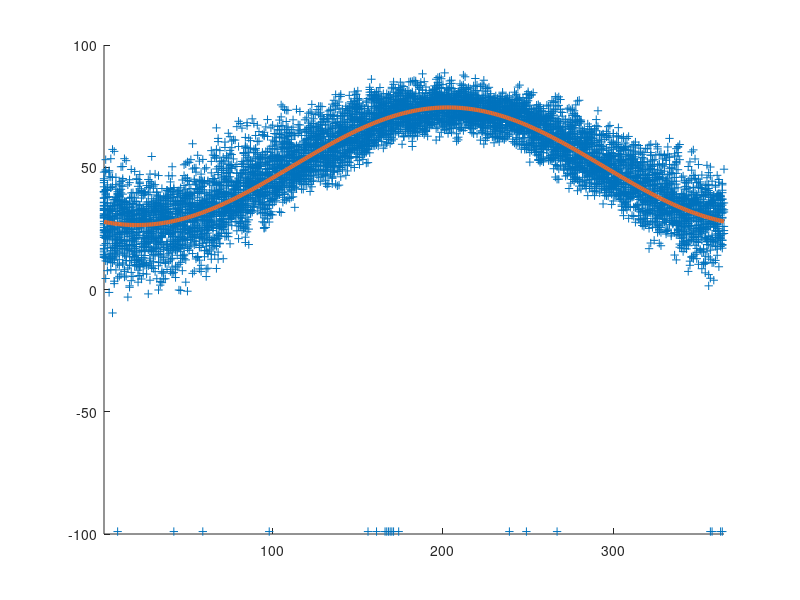

This figure's MATLAB source: (Note: this script raises an error after producing the figure.)
fileID = fopen("MIDETROI.txt");
temp = textscan(fileID, '%d %d %d %f64');
year = 1995;
day = 1;
for i = 1:8327
    if(year == temp{3}(i))
        temp{5}(i) = day;
        day = day + 1;
    else
        year = year + 1;
        day = 1;
        temp{5}(i) = day;
    end
end

x = temp{5};
x = transpose(x);
y_real = temp{4};

fit = @(b,x) b(1)+b(2)*cos(x*2*pi/365.25)+b(3)*sin(x*2*pi/365.25);
cost = @(b) sum((fit(b,x) - y_real).^2);
s = fminsearch(cost, [0;0;0;0]);

x_fit = 1:365;
y_fit = s(1)+s(2)*cos(x_fit*2*pi/365.25)+s(3)*sin(x_fit*2*pi/365.25);

min_temp = min(y_fit);
max_temp = max(y_fit);

figure
scatter(x,y_real,'+');
hold on
plot(x_fit,y_fit,'color',[0.91 0.41 0.17],'LineWidth',3);
xlim([1 365])
h1 = refline([0, min_temp]);
h2 = refline([0,max_temp]);
h1.Color = 'r';
h2.Color = 'r';
hold off